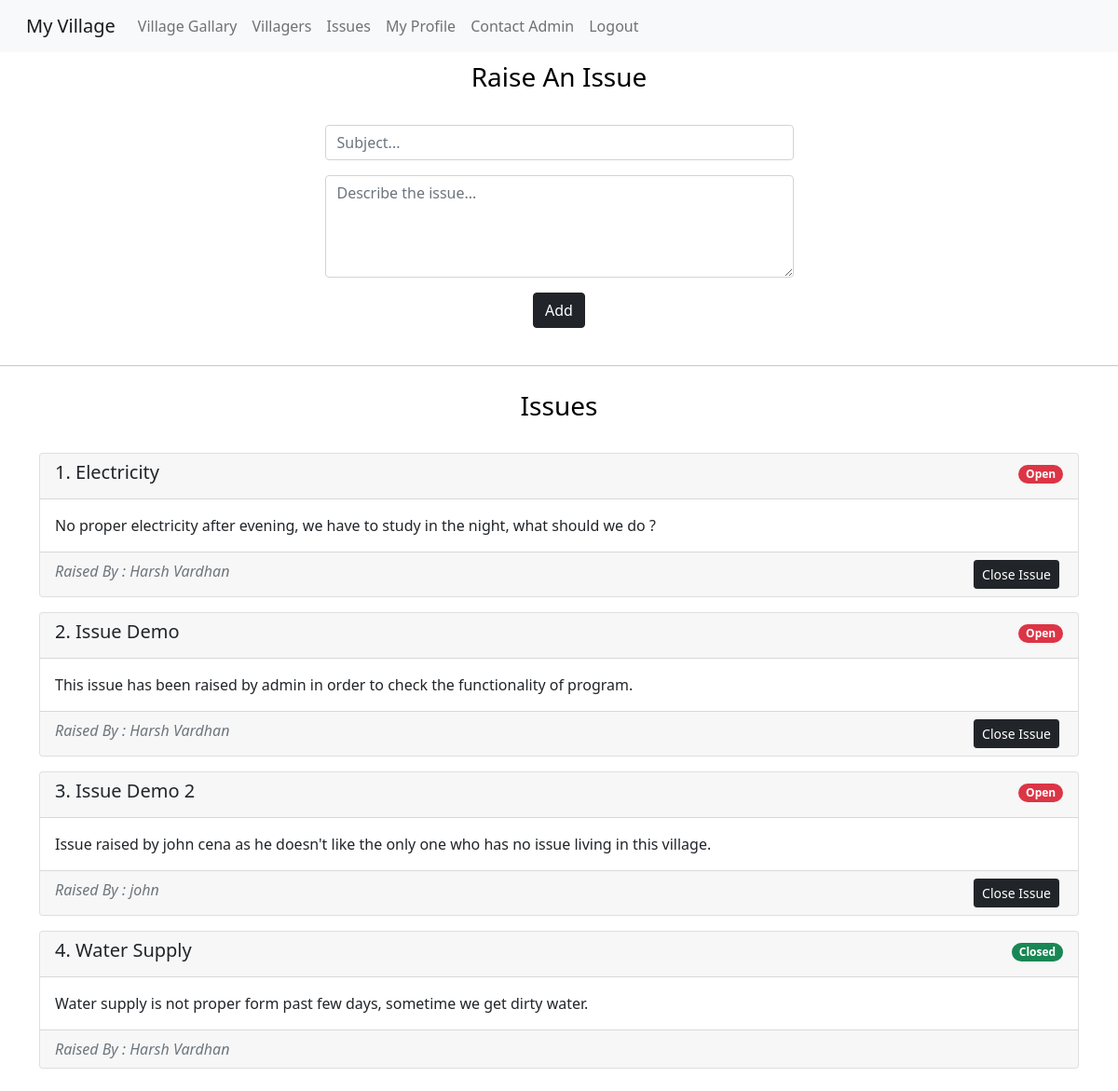
The app's page /issues (signed in) with its own data.
### app.py (models this page shows)
class Issue(db.Model):
    issue_id = db.Column(db.Integer, primary_key=True)
    subject = db.Column(db.String(50),nullable=False)
    description = db.Column(db.String(200),nullable=False)
    status = db.Column(db.String(10),default="Open")
    raised_by = db.Column(db.String(50),nullable=False)
    village_id = db.Column(db.Integer,nullable=False)
    def __repr__(self) -> str:
        return f"{self.issue_id} - {self.subject}"

### app.py (the view)
@app.route('/issues')
def issues():
    if 'user' not in session:
        return redirect(url_for('login'))
    if 'village' in session:
        allIssues = Issue.query.filter_by(village_id = session['user']['village_id']).all()
        allIssues.sort(key=lambda x: x.status, reverse=True)
        print(allIssues)
        return render_template('issues.html',user = session['user'], allIssues=allIssues)
    return render_template('issues.html',user = session['user'])

### templates/issues.html (shortened to what this page needs)
{% extends 'base.html' %}
{% block body %}
{% if 'village_id' in user %}
<h3>Raise An Issue</h3>
<div class="container d-flex justify-content-center my-4">
    <form action="/add_issue" method="POST">
        <div class="mb-3">
            <input type="text" class="form-control" name="subject" placeholder="Subject...">
        </div>
        <div class="mb-3">
            <textarea type="text" class="form-control" name="description" rows="4" cols="50"
                placeholder="Describe the issue..."></textarea>
        </div>
        <div class="d-flex justify-content-center mb-3">
            <button type="submit" class="btn btn-dark">Add</button>
        </div>
    </form>
</div>
<hr>
<h3>Issues</h3>
<div class="container my-4">
    {% if allIssues|length == 0 %}
        <div class="alert alert-dark" role="alert">
            No issues raise so far!!
        </div>
    {% else %}
        {% for issue in allIssues %}
            <div class="card my-3">
                <div class="card-header">
                    <div class="float-start">
                        <h5 class="card-title">{{loop.index}}. {{issue.subject}}</h5>
                    </div>
                    <div class="float-end">
                        {% if 'Open' == issue.status %}
                            <span class="badge rounded-pill bg-danger">{{issue.status}}</span>
                        {% else %}
                            <span class="badge rounded-pill bg-success">{{issue.status}}</span>
                        {% endif %}
                    </div>
                </div>
                <div class="card-body">
                    <p class="card-text">{{issue.description}}</p>
                </div>
                <div class="card-footer text-muted">
                    <div class="float-start">
                        <i class="text-muted">Raised By : {{issue.raised_by}}</i>
                    </div>
                    <div class="float-end">
                        {% if 'Open' == issue.status %}
                            <a href="/close_issue/{{issue.issue_id}}" type="button" class="btn btn-dark btn-sm mx-1">Close Issue</a>
                        {% endif %}
                    </div>
                </div>
            </div>
        {% endfor %}
    {% endif %}
</div>
{% endif %}
{% endblock body %}

### templates/base.html (shortened to what this page needs)
<!DOCTYPE html>
<html lang="en">
    <head>
        <link rel="stylesheet" href="https://stackpath.bootstrapcdn.com/bootstrap/4.3.1/css/bootstrap.min.css">
        <link rel="stylesheet" href="https://cdnjs.cloudflare.com/ajax/libs/font-awesome/4.7.0/css/font-awesome.min.css">
        <link href="https://cdn.jsdelivr.net/npm/bootstrap@5.0.1/dist/css/bootstrap.min.css" rel="stylesheet">
        <link rel="stylesheet" type="text/css" href="{{ url_for('static', filename='base.css') }}">
    </head>
<body>
    <div id="navbar">
        <nav class="navbar navbar-expand-lg navbar-light bg-light">
            <div class="container-fluid">
              <a class="navbar-brand" href="/dashboard">My Village</a>
              <div class="collapse navbar-collapse" id="mynav">
                <ul class="navbar-nav me-auto mb-3 mb-lg-0 justify-content-center">
                  <li class="nav-item">
                    <a class="nav-link" href="/village_gallary">Village Gallary</a>
                  </li>
                  <li class="nav-item">
                    <a class="nav-link" href="/villagers">Villagers</a>
                  </li>
                  <li class="nav-item">
                    <a class="nav-link" href="/issues">Issues</a>
                  </li>
                  <li class="nav-item">
                    <a class="nav-link" href="/myprofile">My Profile</a>
                  </li>
                  <li class="nav-item">
                    <a class="nav-link" href="/contact_admin">Contact Admin</a>
                  </li>
                  <li class="nav-item">
                    <a class="nav-link" href="/logout">Logout</a>
                  </li>
                </ul>
              </div>
            </div>
          </nav>
        </div>
    {% block body %}
    {% endblock body %}
</body>
</html>

### static/base.css (style rules this page uses)
h3 { text-align: center; color: black; padding: 10px; }

### records on screen
Issue: subject "Electricity", status "Open", description "No proper electricity after evening, we have to study in the night, what should we do ?", raised_by "Harsh Vardhan"
Issue: subject "Issue Demo", status "Open", description "This issue has been raised by admin in order to check the functionality of program.", raised_by "Harsh Vardhan"
Issue: subject "Issue Demo 2", status "Open", description "Issue raised by john cena as he doesn't like the only one who has no issue living in this village.", raised_by "john"
Issue: subject "Water Supply", status "Closed", description "Water supply is not proper form past few days, sometime we get dirty water.", raised_by "Harsh Vardhan"
